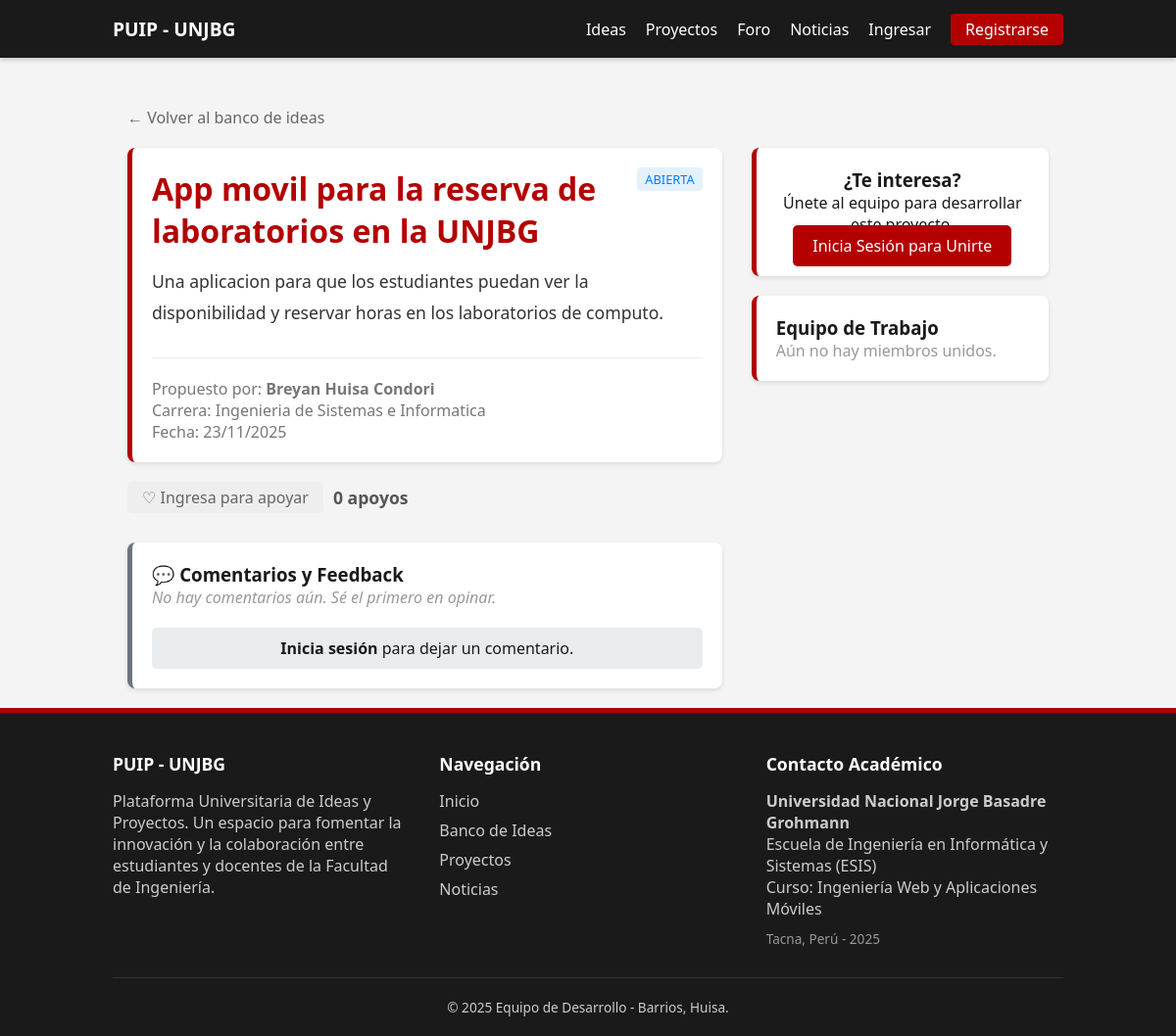
Page /idea/detalle/1 on the earlier database version.
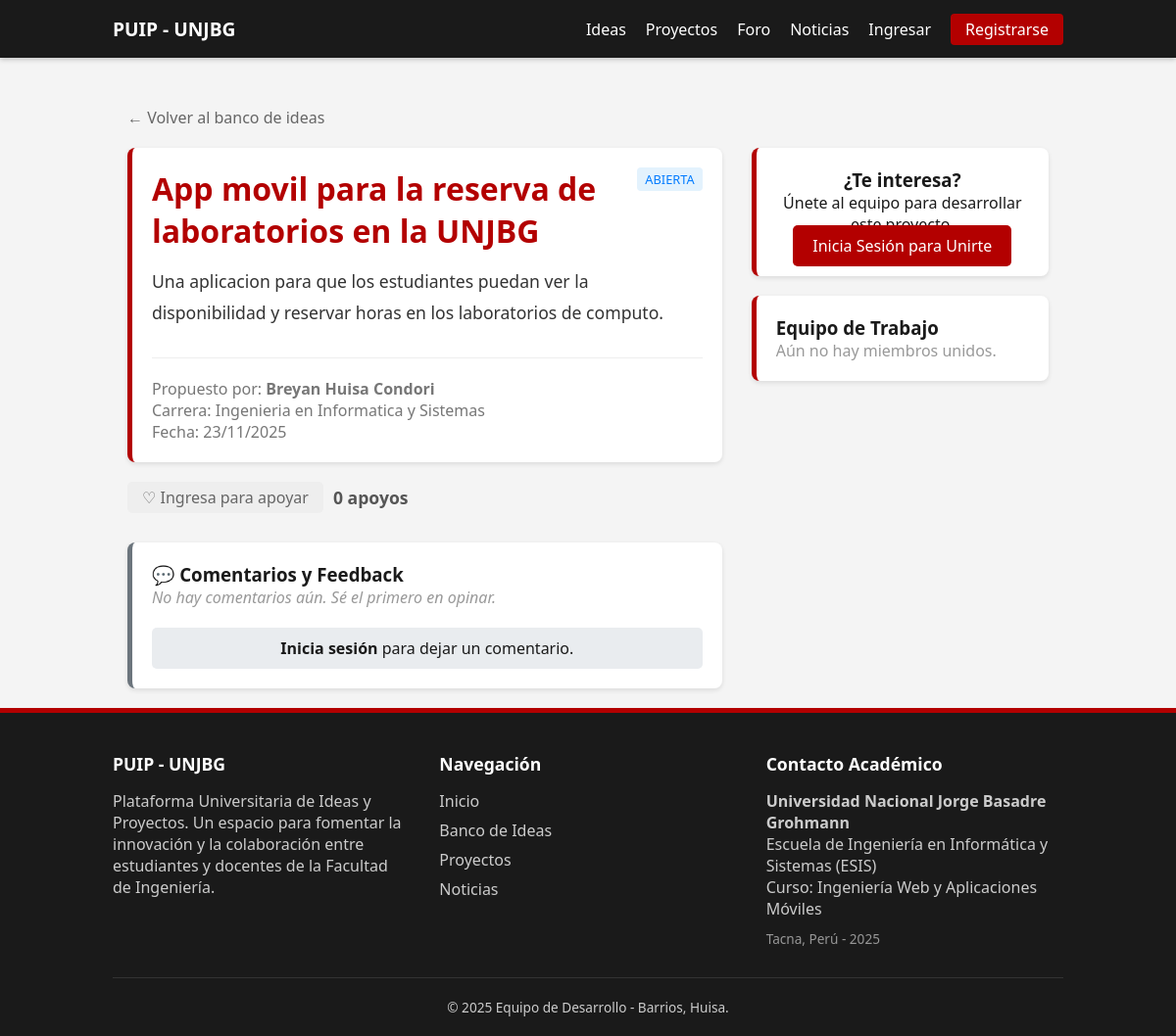
Same page on the later database version.
### tables this page shows
create table ideas (
    id_idea int primary key auto_increment,
    titulo varchar(255) not null,
    descripcion varchar(500) not null,
    estado enum('abierta', 'en_desarrollo', 'cerrada') not null default 'abierta',
    archivo_adjunto varchar(255) null,
    etiquetas varchar(255) null,
    usuario_creador_id int not null,
    fecha_creacion timestamp default current_timestamp,
    constraint fk_ideas_usuarios foreign key (usuario_creador_id) references usuarios(id_usuario) on delete cascade
);

create table carreras (
    id_carrera int primary key auto_increment,
    nombre varchar(150) not null unique,
    descripcion varchar(500)
);

create table usuarios (
    id_usuario int primary key auto_increment,
    nombre_completo varchar(200) not null,
    correo_electronico varchar(255) not null unique,
    password_hash varchar(255) not null,
    carrera_id int,
    rol enum('estudiante', 'administrador') not null default 'estudiante',
    foto_perfil varchar(255),
    fecha_registro timestamp default current_timestamp,
    constraint fk_usuarios_carreras foreign key (carrera_id) references carreras(id_carrera) on delete set null
);

### app/controllers/IdeaController.php (called while the page is built, shortened)
<?php
class IdeaController extends Controller {
    public function detalle($id){
        $ideaModel = $this->model('Idea');
        $idea = $ideaModel->obtenerPorId($id);
        $miembros = $ideaModel->obtenerMiembros($id);
        $numVotos = $ideaModel->contarVotos($id);
        $comentarios = $ideaModel->obtenerComentarios($id);
        $yaVote = false;
        $esMiembro = false;
        $estadoMembresia = null;
        $solicitudes = [];
        $datos = [
            'idea' => $idea,
            'miembros' => $miembros,
            'es_miembro' => $esMiembro,
            'estado_membresia' => $estadoMembresia,
            'solicitudes' => $solicitudes,
            'votos' => $numVotos,
            'ya_vote' => $yaVote,
            'comentarios' => $comentarios
        ];
        $this->view('ideas/detalle', $datos);
    }
}

### app/core/App.php (called while the page is built, shortened)
<?php
class App{
    protected $method = 'index';
    public function __construct(){
        $url = $this->parseUrl();
        if(isset($url[0])){
            $controllerName = ucfirst($url[0]) . 'Controller';
            if(file_exists('../app/controllers/' . $controllerName . '.php')){
                unset($url[0]);
            }
        }
        $this->controller = new $this->controller;
        if(isset($url[1])){
            if(method_exists($this->controller, $url[1])){
                $this->method = $url[1];
                unset($url[1]);
            }
        }
        $this->params = $url ? array_values($url) : [];
        call_user_func_array([$this->controller, $this->method], $this->params);
    }
    public function parseURL(){
        if(isset($_GET['url'])){
            return explode('/', filter_var(rtrim($_GET['url'], '/'), FILTER_SANITIZE_URL));
        }
        return [];
    }
}
?>

### public/index.php (called while the page is built, shortened)
<?php
require_once '../app/core/App.php';
require_once '../app/core/Controller.php';
require_once '../app/core/Database.php';
$app = new App();
?>

### app/models/Idea.php (called while the page is built, shortened)
<?php
class Idea {
    private $db;
    public function __construct(){
        $this->db = Database::connect();
    }
    public function obtenerPorId($id){
        $sql = "SELECT i.*, u.nombre_completo as autor, u.correo_electronico, c.nombre as carrera
                FROM ideas i
                JOIN usuarios u ON i.usuario_creador_id = u.id_usuario
                LEFT JOIN carreras c ON u.carrera_id = c.id_carrera
                WHERE i.id_idea = :id";
        $stmt = $this->db->prepare($sql);
        $stmt->bindValue(':id', $id);
        $stmt->execute();
        return $stmt->fetch(PDO::FETCH_OBJ);
    }
}

### app/core/Database.php (called while the page is built, shortened)
<?php
class Database {
    private $host = 'localhost';
    private $db_name = 'plataforma_universitaria';
    private $username = 'root';
    private $password = '';
    private static $instance = null;
    private function __construct() {
        try {
            $this->conn = new PDO(
                "mysql:host=" . $this->host . ";dbname=" . $this->db_name . ";charset=utf8mb4",
                $this->username,
                $this->password
            );
        } catch(PDOException $e) {
            echo "Error de conexion: " . $e->getMessage();
        }
    }
    public static function connect() {
        if (self::$instance === null) {
            self::$instance = new Database();
        }
        return self::$instance->conn;
    }
}
?>

### app/views/ideas/detalle.php (the view, shortened to what the changed rows need)
<?php require_once APPROOT . '/views/layouts/header.php'; ?>
<div class="container" style="margin-top: 30px;">
    <a href="<?= BASE_URL ?>idea" style="color: #666;">&larr; Volver al banco de ideas</a>
    <div style="display: flex; flex-wrap: wrap; gap: 30px; margin-top: 20px;">
        <div style="flex: 2; min-width: 300px;">
            <div class="card">
                <span class="badge" style="background:#e3f2fd; color:#007bff; float:right;">
                    <?= strtoupper($data['idea']->estado) ?>
                </span>
                <h1 style="color: var(--primary); margin-bottom: 15px;"><?= $data['idea']->titulo ?></h1>
                <p style="font-size: 1.1rem; line-height: 1.8; color: #333;">
                    <?= nl2br($data['idea']->descripcion) ?>
                </p>
                <div style="margin-top: 30px; padding-top: 20px; border-top: 1px solid #eee; color: #777;">
                    <p>Propuesto por: <strong><?= $data['idea']->autor ?></strong></p>
                    <p>Carrera: <?= $data['idea']->carrera ?></p>
                    <p>Fecha: <?= date('d/m/Y', strtotime($data['idea']->fecha_creacion)) ?></p>
                </div>
            </div>
            <div style="display: flex; align-items: center; gap: 10px; margin-bottom: 20px;">
                <?php if(isset($_SESSION['usuario_id'])): ?>
                    <a href="<?= BASE_URL ?>idea/votar/<?= $data['idea']->id_idea ?>"
                    class="btn"
                    style="background: <?= $data['ya_vote'] ? '#e74c3c' : '#eee' ?>;
                            color: <?= $data['ya_vote'] ? 'white' : '#333' ?>;
                            border: 1px solid #ccc; padding: 5px 15px; display: flex; align-items: center; gap: 5px;">
                    <?= $data['ya_vote'] ? '♥ Apoyado' : '♡ Apoyar Idea' ?>
                    </a>
                <?php else: ?>
                    <span style="background: #eee; padding: 5px 15px; border-radius: 5px; color: #666;">♡ Ingresa para apoyar</span>
                <?php endif; ?>
                <strong style="font-size: 1.1rem; color: #555;">
                    <?= $data['votos'] ?> apoyos
                </strong>
            </div>
            <div class="card" style="margin-top: 30px; border-left: 5px solid #6c757d;">
                <h3>💬 Comentarios y Feedback</h3>
                <div style="margin-bottom: 20px; max-height: 400px; overflow-y: auto;">
                    <?php if(empty($data['comentarios'])): ?>
                        <p style="color: #999; font-style: italic;">No hay comentarios aún. Sé el primero en opinar.</p>
                    <?php endif; ?>
                </div>
                <?php if(isset($_SESSION['usuario_id'])): ?>
                    <form action="<?= BASE_URL ?>idea/comentar/<?= $data['idea']->id_idea ?>" method="POST" style="background: #f8f9fa; padding: 15px; border-radius: 5px;">
                        <textarea name="comentario" style="width: 100%; height: 60px; padding: 10px; border: 1px solid #ddd; border-radius: 4px;" placeholder="Escribe una sugerencia o pregunta..." required></textarea>
                        <div style="text-align: right; margin-top: 10px;">
                            <button type="submit" class="btn btn-primary" style="font-size: 0.85rem;">Enviar Comentario</button>
                        </div>
                    </form>
                <?php else: ?>
                    <div style="background: #e9ecef; padding: 10px; text-align: center; border-radius: 5px;">
                        <a href="<?= BASE_URL ?>auth/login" style="font-weight: bold;">Inicia sesión</a> para dejar un comentario.
                    </div>
                <?php endif; ?>
            </div>
        </div>
        <div style="flex: 1; min-width: 250px;">
            <div class="card" style="text-align: center;">
                <h3>¿Te interesa?</h3>
                <?php if($data['idea']->estado == 'abierta'): ?>
                    <p>Únete al equipo para desarrollar este proyecto.</p>
                <?php else: ?>
                    <p>El equipo de trabajo ya está cerrado.</p>
                <?php endif; ?>
                <?php if(isset($_SESSION['usuario_id'])): ?>
                    <?php if($data['idea']->usuario_creador_id == $_SESSION['usuario_id']): ?>
                        <button class="btn" style="background: #ccc; cursor: not-allowed; width: 100%;" disabled>Eres el creador</button>
                    <?php elseif($data['es_miembro']): ?>
                        <button class="btn" style="background: #28a745; color: white; cursor: default; width: 100%;">Solicitud enviada ✔</button>
                    <?php elseif($data['idea']->estado != 'abierta'): ?>
                        <button class="btn" style="background: #e9ecef; color: #666; cursor: not-allowed; width: 100%;" disabled>
                            🔒 Convocatoria Cerrada
                        </button>
                    <?php else: ?>
                        <a href="<?= BASE_URL ?>idea/unirse/<?= $data['idea']->id_idea ?>" class="btn btn-primary btn-block">Unirme al Equipo</a>
                    <?php endif; ?>
                <?php else: ?>
                    <a href="<?= BASE_URL ?>auth/login" class="btn btn-primary btn-block">Inicia Sesión para Unirte</a>
                <?php endif; ?>
            </div>
            <div class="card">
                <h3>Equipo de Trabajo</h3>
                <?php if(empty($data['miembros'])): ?>
                    <p style="color: #999;">Aún no hay miembros unidos.</p>
                <?php endif; ?>
            </div>
        </div>
    </div>
</div>
<?php require_once APPROOT . '/views/layouts/footer.php'; ?>

Differences in the rows shown:
changed through a linked row, ideas "App movil para la reserva de laboratorios en la UNJBG": carreras.nombre "Ingenieria de Sistemas e Informatica" → "Ingenieria en Informatica y Sistemas"
